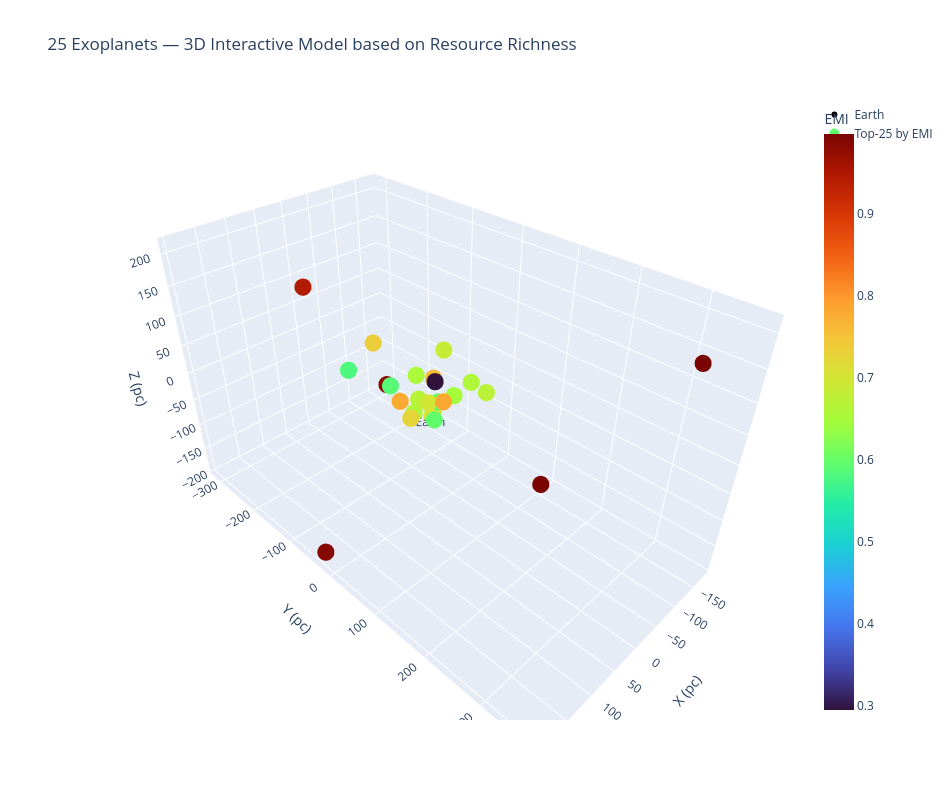

The notebook cell this image was saved under:
### Markdown cell above
## 2) 3D Interactive Model of the 25 "best" exoplanets based on various factors (resource richness, mass, type of body)

### Code cell
# Convert to light years and get exoplanet and host names from csv of 25 "best" exoplanets
pc_to_ly = 3.26156
names = top25.get("pl_name", pd.Series(["(unknown)"]*len(top25)))
hosts = top25.get("hostname", pd.Series(["(unknown)"]*len(top25)))


#Creates the pop-up on the interactive model
hover25 = [
    f"<b>{n}</b><br>Host: {h}<br>RA: {ra:.2f}°  Dec: {dc:.2f}°"
    f"<br>Distance: {('unknown' if pd.isna(pc) else f'{pc:.1f} pc / {pc*pc_to_ly:.1f} ly')}"
    f"<br>EMI: {emi:.3f}"
    for n,h,ra,dc,pc,emi in zip(names, hosts, top25['ra'], top25['dec'], top25['sy_dist'], top25['EMI'])
]

# Format the 3D Interactive Model
fig_emi = go.Figure()
fig_emi.add_trace(go.Scatter3d(
    x=[0], y=[0], z=[0], mode="markers+text",
    marker=dict(size=6, color="black"), text=["Earth"], textposition="bottom center", name="Earth"
))
fig_emi.add_trace(go.Scatter3d(
    x=x25, y=y25, z=z25, mode="markers",
    marker=dict(size=10, color=top25["EMI"], colorscale="Turbo", showscale=True, colorbar=dict(title="EMI")),
    text=hover25, hoverinfo="text", name="Top-25 by EMI"
))
fig_emi.update_layout(
    title="25 Exoplanets — 3D Interactive Model based on Resource Richness",
    scene=dict(xaxis_title="X (pc)", yaxis_title="Y (pc)", zaxis_title="Z (pc)"),
    width=950, height=800
)
fig_emi.show()

### Figure 1 — Plotly figure (JSON) as saved in the notebook; plotly's stock layout.template omitted (floating-point values rounded to 4 significant figures; data arrays with more than 128 entries replaced by an {"elided": "..."} marker saying what was removed)
{"data": [{"marker": {"color": "black", "size": 6}, "mode": "markers+text", "name": "Earth", "text": ["Earth"], "textposition": "bottom center", "type": "scatter3d", "x": [0], "y": [0], "z": [0]}, {"hoverinfo": "text", "marker": {"color": {"elided": "547 float values"}, "colorbar": {"title": {"text": "EMI"}}, "colorscale": [[0, "#30123b"], [0.07143, "#4145ab"], [0.1429, "#4675ed"], [0.2143, "#39a2fc"], [0.2857, "#1bcfd4"], [0.3571, "#24eca6"], [0.4286, "#61fc6c"], [0.5, "#a4fc3b"], [0.5714, "#d1e834"], [0.6429, "#f3c63a"], [0.7143, "#fe9b2d"], [0.7857, "#f36315"], [0.8571, "#d93806"], [0.9286, "#b11901"], [1, "#7a0402"]], "showscale": true, "size": 10}, "mode": "markers", "name": "Top-25 by EMI", "text": {"elided": "547 str values"}, "type": "scatter3d", "x": {"elided": "547 float values"}, "y": {"elided": "547 float values"}, "z": {"elided": "547 float values"}}], "layout": {"height": 800, "scene": {"xaxis": {"title": {"text": "X (pc)"}}, "yaxis": {"title": {"text": "Y (pc)"}}, "zaxis": {"title": {"text": "Z (pc)"}}}, "title": {"text": "25 Exoplanets — 3D Interactive Model based on Resource Richness"}, "width": 950}}
